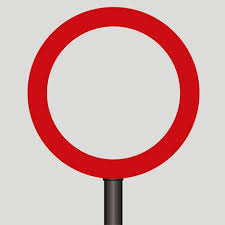
%> input picture Training Dependencies/Detection Images/scene28.jpg, 225 x 225 px
$ octave --eval "result = myDetectCircleTestBench;"   (GNU Octave 9; MATLAB toolbox functions it lacks are replaced by stand-ins)
%> lines starting %> are read from the running program, lines starting %| are printed output that depends on the picture
### src/Others/setGlobalVariables.m
function setGlobalVariables()
%setGlobalVariables: Function used to set global variables
%CREATE SINE AND COSINE LOOKUP TABLE (IMPROVES SPEED OF COMPUTATION)

global sineTable;
global cosTable;
global ProjectFolder;
global Tethas;
global OpenCL_Success;

ProjectFolder = ('C:\Temp\final_project\'); %Set project path
Tethas = 1:1:360;
[sineTable, cosTable] = createSineCosLUT(Tethas);

%Initiailize openCL
try
platform = 1;  device = 1;
ocl = opencl();
ocl.initialize(platform, device); %Select Host Platform, GPU device
ocl.addfile('OpenCL Toolbox/cl/Kernel.cl');
ocl.build();
OpenCL_Success=1;
catch
OpenCL_Success=0;
end


end
%CREATE SINE AND COSINE LOOKUP TABLE (IMPROVES SPEED OF COMPUTATION)
%--------------------------------------------------------------------------
function [sineTable, cosTable] = createSineCosLUT(Tethas);
tethaRange = length(Tethas);
sineTable = zeros(1,tethaRange);
cosTable = zeros(1,tethaRange);
for count = 1:tethaRange
    sineTable(1,count) = sind(Tethas(1,count));
    cosTable(1,count) = cosd(Tethas(1,count));
end
%> in myDetectCircleTestBench, img is the input picture: size 225x225x3 uint8; mean R, G, B 214.4, 179.2, 178.6
%> in myDetectCircleTestBench, `img = imresize(img, [20 20]);`:
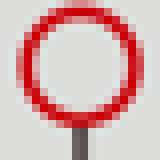
%> img: size 20x20x3 uint8 (shown 8 times larger); mean R, G, B 214.4, 179.2, 178.5
end %end of LUT generation function
%--------------------------------------------------------------------------

### src/Detection Codes/getGrayScale.m
function [ graySImg ] = getGrayScale( img )
%getGrayScale: Takes any kind of image and returns its gray scale
         %Created on: 2nd August, 2017
         %Author: Oluwole Oyetoke Jnr
         %Using MATLAB 2016

%Check if image is coloured
[xDim, yDim, zDim] = size(img);
%> xDim = 20; yDim = 20; zDim = 3
if (zDim>1) %Convert image to grey scale
%graySImg = double(rgb2gray(img)); %Automatic way
graySImg = (1/3)* ((double(img(:,:,1))) + (double(img(:,:,2)))+ (double(img(:,:,3)))); %Manual
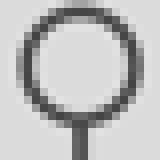
%> graySImg: size 20x20 double (shown 8 times larger); min 68.33, max 227, mean 190.7
else
    graySImg = img;
end
graySImg = double(graySImg);
end

### Grouped Source Code/Detection Codes/myDetectCircle.m
function [circleAvailable, dummyVar] = myDetectCircle(inputImg)
%{
---------------------------------------------------------------------------
%myDetectCircle Uses Circular Hough transform to detect the presence of a
%circle in a  image

STEPS
1. Convert image to gray scale
2. Pass gray scaled image to edge detector
3. Loop through accumulator to find actual cicle centre
4. Draw & label detected circle

   Created on: 29th June, 2017
   Author: Oluwole Oyetoke Jnr
   Email: oluwoleoyetoke@gmail.com
   Using MATLAB 2016
---------------------------------------------------------------------------
%}


%INPUT VALIDATION AND IMAGE TRANSFORMATION
%--------------------------------------------------------------------------
%if nargin ~= 1
%    error('myDetectCircle:Input_Argument_Error','This function works with 1 input argument -img- ')
%end

[xDim, yDim, zDim] = size(inputImg); %Check if image is coloured
%> zDim = 1
if zDim>1
     graySImg = rgb2gray(inputImg); img = graySImg; %Convert to gray scale
else
img =  inputImg;
end
%--------------------------------------------------------------------------


%EDGE DETECTION, RADIUS RANGE DERIVATION
%--------------------------------------------------------------------------
edgedRegion = img;
[xDim, yDim, zDim] = size(edgedRegion);
[maxPixVal index] = max(edgedRegion(:));
%> maxPixVal = 227; index = 265
 minRadius = ceil((yDim*0.1));
%> minRadius = 2
 maxRadius = ceil(yDim/2);
%> maxRadius = 10
 range = maxRadius-minRadius;
%> range = 8
%--------------------------------------------------------------------------


%HOUGH TRANSFORM/DETECTION HAPPENS HERE
%--------------------------------------------------------------------------
%{
Recall that
h=x-rcos(?)
k=y-rcos(?)
? = 0 - 360
%}
%radius =10;
%viewCircularHough( img, radius ) to view circular hough in operation
%Create Accumulator
dummyVar=1;
Accumulator = zeros(xDim, yDim, range);
a=0; b=0; radius=0;
[sineTable] = getGlobalVariables(1); %Get sine look up table
[cosTable] = getGlobalVariables(2); %Get cos look up table
%Loop through all the pixels and apply hough transform technique

for xPixel = 1:xDim
    for yPixel = 1:yDim %Looping through every pixel
      if edgedRegion(xPixel,yPixel)>0 &&  edgedRegion(xPixel,yPixel)>=(0.7*maxPixVal) %Pick only SURE edges
        for rad = 1:range %Loop through radius range
            radius = minRadius+rad-1;
            for tetha =1:360 %Every possible angle
                a = ceil(xPixel - (radius*cosTable(tetha)));
                b = ceil(yPixel - (radius*sineTable(tetha)));
                if a>0 && b>0 && a<=xDim && b<=yDim
                    Accumulator(a,b,rad) = Accumulator(a,b,rad)+1;
                end
            end %end of theta loop
        end %end of radius loop
      end %end if
    end %end of yPixel
end %end of xPixel
%> after the loop, a = 11; b = 20; radius = 9
%--------------------------------------------------------------------------


%Make decision
curMax = max(Accumulator(:));
%> curMax = 360
if curMax>100
    circleAvailable=1;
else
    circleAvailable=0;
end


% [44 lines of commented-out code are left out]


end

### src/Others/getGlobalVariables.m
function [storage] = getGlobalVariables(var)
%getGlobalVariables Used  to get global variables
%   Detailed explanation goes here
global sineTable;
global cosTable;
global ProjectFolder;
global Tethas;
global OpenCL_Success;

if var==0
storage = ProjectFolder;
elseif var==1
storage = sineTable;
elseif var==2
storage = cosTable;
elseif var==3
storage = Tethas;
elseif var==4
storage = OpenCL_Success;
end


end

### src/Detection Codes/myDetectCircleTestBench.m
function [circleAvailable, dummyVar] = myDetectCircleTestBench()
setGlobalVariables()
folderPath = getGlobalVariables(0);
imagePath = fullfile(folderPath, '\Training\Detection Images\scene28.jpg');
img = uint8 (imread(imagePath));
img = imresize(img, [20 20]);
grayDetectedRegion  = getGrayScale( img );
dummyVar=1;
[circleAvailable dummyVar] = myDetectCircle(grayDetectedRegion);
%> circleAvailable = 1; dummyVar = 1
end

$ run again, with Training Dependencies/Detection Images/scene12.jpg copied over Training Dependencies/Detection Images/scene28.jpg
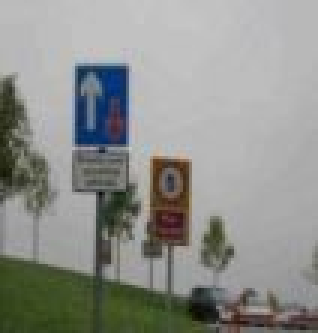
%> input picture Training Dependencies/Detection Images/scene12.jpg, 106 x 111 px (shown 3 times larger)
%> in myDetectCircleTestBench, img is the input picture: size 111x106x3 uint8; mean R, G, B 142.8, 144.6, 140.3
%> in myDetectCircleTestBench, `img = imresize(img, [20 20]);`:
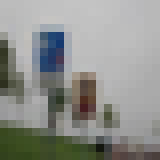
%> img: size 20x20x3 uint8 (shown 8 times larger); mean R, G, B 142.9, 144.6, 140.3
%> in getGrayScale, `graySImg = (1/3)* ((double(img(:,:,1))) + (double(img(:,:,2)))+ (doubl..`:
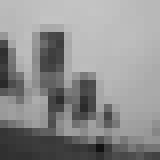
%> graySImg: size 20x20 double (shown 8 times larger); min 18.33, max 196, mean 142.6
%> maxPixVal = 196; index = 222
%> after the loop in myDetectCircle, `for xPixel = 1:xDim`: a = 9; b = 20; radius = 9
%> curMax = 360
%> circleAvailable = 1
